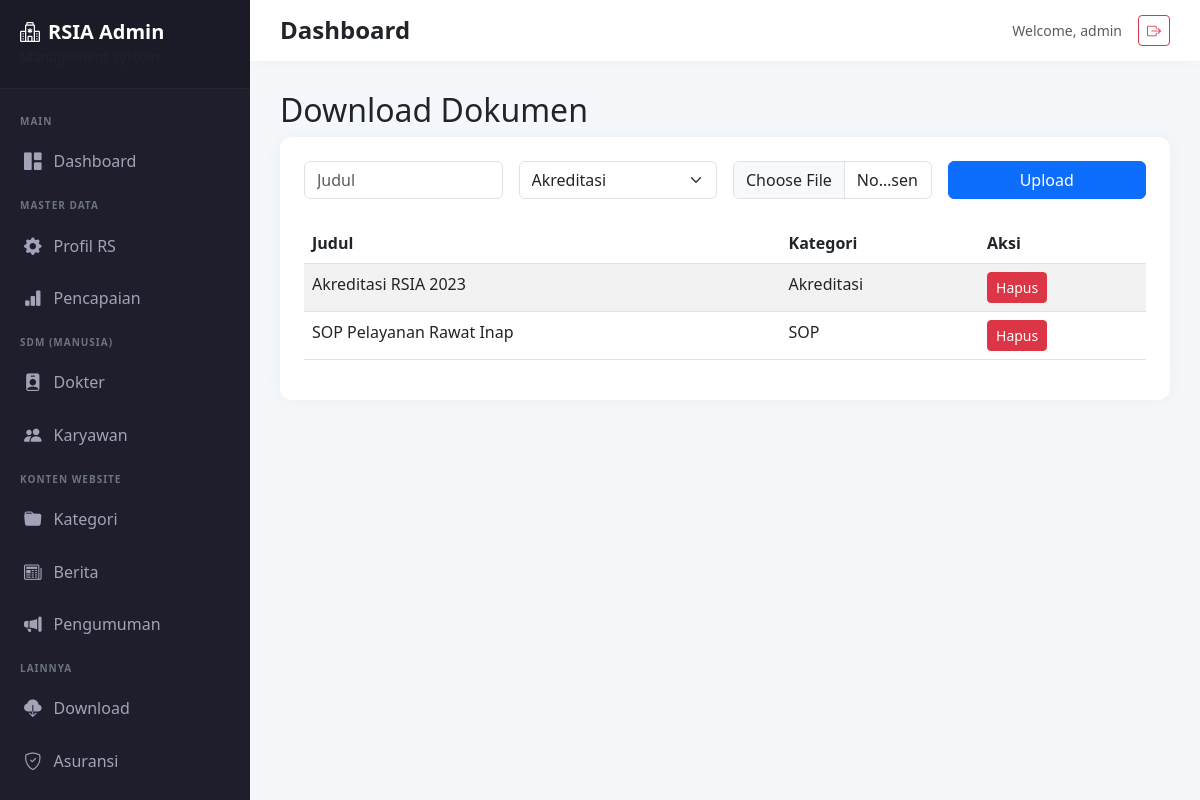
Page /admin/documents.php (signed in) on the committed database.
### tables this page shows
CREATE TABLE `documents` (
  `id` int(11) NOT NULL,
  `title` varchar(255) NOT NULL,
  `category` varchar(100) NOT NULL,
  `file_path` varchar(255) NOT NULL,
  `created_at` timestamp NOT NULL DEFAULT current_timestamp()
);

### config/database.php (called while the page is built, shortened)
<?php
class Database {
    private $host = DB_HOST;
    private $dbname = DB_NAME;
    private $user = DB_USER;
    private $pass = DB_PASS;
    private $dbh;
    private $stmt;
    public function __construct() {
        $dsn = 'mysql:host=' . $this->host . ';dbname=' . $this->dbname;
        $options = [
            PDO::ATTR_PERSISTENT => true,
            PDO::ATTR_ERRMODE => PDO::ERRMODE_EXCEPTION
        ];
        try {
            $this->dbh = new PDO($dsn, $this->user, $this->pass, $options);
        } catch(PDOException $e) {
            die("Koneksi gagal: " . $e->getMessage());
        }
    }
    public function query($query) {
        $this->stmt = $this->dbh->prepare($query);
    }
    public function execute() {
        return $this->stmt->execute();
    }
    public function resultSet() {
        $this->execute();
        return $this->stmt->fetchAll(PDO::FETCH_ASSOC);
    }
}
?>

### admin/documents.php (the view, shortened to what this page needs)
<?php
require_once '../config/database.php'; $db = new Database();
 $db->query("SELECT * FROM documents ORDER BY created_at DESC"); $rows = $db->resultSet();
require_once 'nav_admin.php';
?>
    <h2>Download Dokumen</h2>
    <div class="card p-4">
        <form method="POST" enctype="multipart/form-data" class="row g-3 mb-4">
            <div class="col-md-3"><input type="text" name="title" id="editTitle" class="form-control" placeholder="Judul" required></div>
            <div class="col-md-3">
                <select name="category" id="editCat" class="form-select">
                    <option>Akreditasi</option><option>SOP</option><option>SK</option><option>Lainnya</option>
                </select>
            </div>
            <div class="col-md-3"><input type="file" name="doc" class="form-control"></div>
            <div class="col-md-3"><button type="submit" class="btn btn-primary w-100">Upload</button></div>
        </form>
        <table class="table table-striped">
            <thead><tr><th>Judul</th><th>Kategori</th><th>Aksi</th></tr></thead>
            <tbody>
                <?php foreach($rows as $r): ?>
                <tr>
                    <td><?php echo $r['title']; ?></td>
                    <td><?php echo $r['category']; ?></td>
                    <td><a href="?delete=<?php echo $r['id']; ?>" class="btn btn-sm btn-danger" onclick="return confirm('Hapus?')">Hapus</a></td>
                </tr>
                <?php endforeach; ?>
            </tbody>
        </table>
    </div>
<?php require_once 'footer_admin.php'; ?>

### admin/nav_admin.php (style rules this page uses)
:root { --sidebar-width: 250px; --primary-color: #4a51f9; --sidebar-bg: #1e1e2d; --sidebar-hover: #2a2a3d; }
body { background-color: #f5f8fa; font-family: 'Segoe UI', Roboto, sans-serif; overflow-x: hidden; }
.card { border: none; border-radius: 12px; box-shadow: 0 0 20px rgba(0,0,0,0.04); margin-bottom: 25px; }

### rows in the picture
documents: title "Akreditasi RSIA 2023", category "Akreditasi"
documents: title "SOP Pelayanan Rawat Inap", category "SOP"

### other values in the picture
$_SESSION['admin_user'] "admin"
